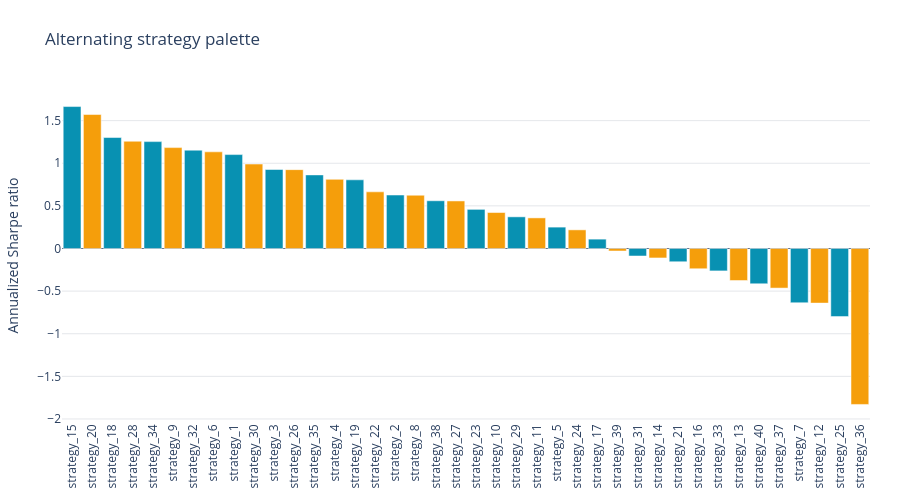

The cell this chart's notebook holds for it:
### Markdown cell above
Alternatively, pass a color sequence to cycle through a reusable palette. If the sequence is shorter than the number of bars, QRT repeats it; a single color string applies one color to every bar.

### Code cell
fig = q.plot.barchart(
    strategy_sharpes,
    sorted=True,
    color_scheme=["#0891B2", "#F59E0B"],
    label_angle=-90,
    title="Alternating strategy palette",
    yaxis_title="Annualized Sharpe ratio",
)
fig.show()

### Figure 1 — Plotly figure (JSON) as saved in the notebook; plotly's stock layout.template omitted (floating-point values rounded to 4 significant figures)
{"data": [{"hovertemplate": "%{x}<br>%{y:,.4g}<extra></extra>", "marker": {"color": ["#0891B2", "#F59E0B", "#0891B2", "#F59E0B", "#0891B2", "#F59E0B", "#0891B2", "#F59E0B", "#0891B2", "#F59E0B", "#0891B2", "#F59E0B", "#0891B2", "#F59E0B", "#0891B2", "#F59E0B", "#0891B2", "#F59E0B", "#0891B2", "#F59E0B", "#0891B2", "#F59E0B", "#0891B2", "#F59E0B", "#0891B2", "#F59E0B", "#0891B2", "#F59E0B", "#0891B2", "#F59E0B", "#0891B2", "#F59E0B", "#0891B2", "#F59E0B", "#0891B2", "#F59E0B", "#0891B2", "#F59E0B", "#0891B2", "#F59E0B"], "line": {"color": "#FFFFFF", "width": 0.5}}, "type": "bar", "x": ["strategy_15", "strategy_20", "strategy_18", "strategy_28", "strategy_34", "strategy_9", "strategy_32", "strategy_6", "strategy_1", "strategy_30", "strategy_3", "strategy_26", "strategy_35", "strategy_4", "strategy_19", "strategy_22", "strategy_2", "strategy_8", "strategy_38", "strategy_27", "strategy_23", "strategy_10", "strategy_29", "strategy_11", "strategy_5", "strategy_24", "strategy_17", "strategy_39", "strategy_31", "strategy_14", "strategy_21", "strategy_16", "strategy_33", "strategy_13", "strategy_40", "strategy_37", "strategy_7", "strategy_12", "strategy_25", "strategy_36"], "y": [1.665, 1.572, 1.302, 1.258, 1.254, 1.184, 1.153, 1.134, 1.102, 0.9905, 0.9266, 0.9251, 0.8633, 0.8114, 0.8056, 0.6646, 0.6273, 0.6248, 0.5601, 0.5579, 0.4592, 0.4221, 0.3715, 0.3591, 0.2509, 0.2187, 0.1099, -0.02943, -0.08805, -0.1111, -0.1556, -0.2376, -0.2629, -0.3757, -0.4139, -0.4645, -0.6368, -0.6409, -0.7989, -1.83]}], "layout": {"bargap": 0.12, "height": 500, "hovermode": "x unified", "legend": {"orientation": "h", "x": 0, "xanchor": "left", "y": 1.02}, "margin": {"b": 50, "l": 60, "r": 30, "t": 90}, "showlegend": false, "title": {"text": "Alternating strategy palette"}, "xaxis": {"automargin": true, "showgrid": false, "tickangle": -90, "type": "category"}, "yaxis": {"gridcolor": "#E5E7EB", "showgrid": true, "title": {"text": "Annualized Sharpe ratio"}, "zeroline": true, "zerolinecolor": "#64748B", "zerolinewidth": 1.2}}}
